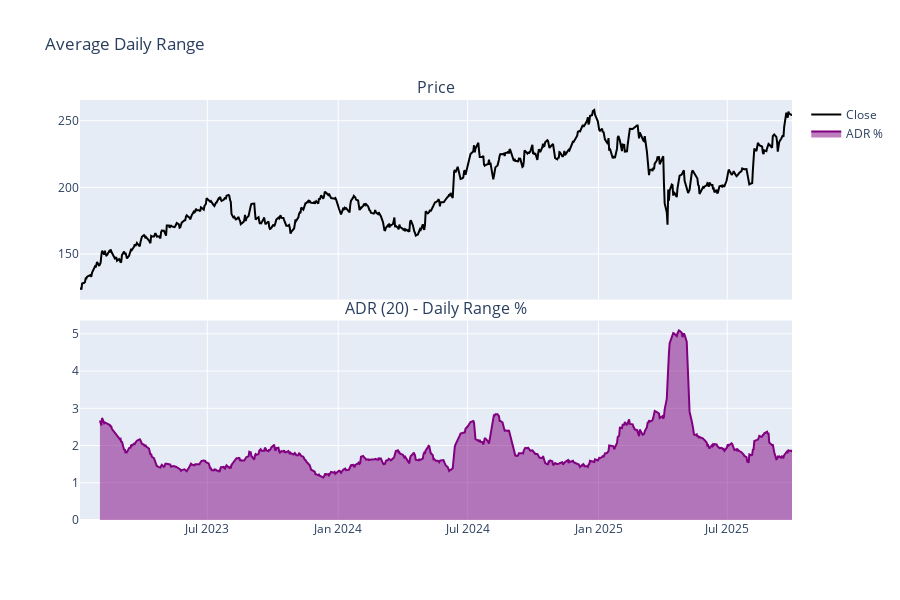

Here is the notebook cell this chart was saved with:
### Markdown cell above
## 3. ADR - Average Daily Range

Average daily range as percentage: ADR = 100 × (SMA(high/low) - 1). Measures typical daily volatility in percentage terms.

### Code cell
df["adr"] = calculate_adr(df, length=20)

fig = make_subplots(
    rows=2, cols=1, shared_xaxes=True, vertical_spacing=0.05, subplot_titles=("Price", "ADR (20) - Daily Range %")
)

fig.add_trace(go.Scatter(x=df["date"], y=df["close"], name="Close", line={"color": "black"}), row=1, col=1)

fig.add_trace(
    go.Scatter(x=df["date"], y=df["adr"], name="ADR %", fill="tozeroy", line={"color": "purple"}), row=2, col=1
)

fig.update_layout(height=600, title_text="Average Daily Range")
fig.show()

print(f"ADR mean: {df['adr'].mean():.2f}%")
print(f"ADR range: {df['adr'].min():.2f}% to {df['adr'].max():.2f}%")

### Figure 1 — Plotly figure (JSON) as saved in the notebook; plotly's stock layout.template omitted (floating-point values rounded to 4 significant figures; data arrays with more than 128 entries replaced by an {"elided": "..."} marker saying what was removed)
{"data": [{"line": {"color": "black"}, "name": "Close", "type": "scatter", "x": {"elided": "688 str values"}, "xaxis": "x", "y": {"elided": "688 float values"}, "yaxis": "y"}, {"fill": "tozeroy", "line": {"color": "purple"}, "name": "ADR %", "type": "scatter", "x": {"elided": "688 str values"}, "xaxis": "x2", "y": {"elided": "688 float values"}, "yaxis": "y2"}], "layout": {"annotations": [{"font": {"size": 16}, "showarrow": false, "text": "Price", "x": 0.5, "xanchor": "center", "xref": "paper", "y": 1, "yanchor": "bottom", "yref": "paper"}, {"font": {"size": 16}, "showarrow": false, "text": "ADR (20) - Daily Range %", "x": 0.5, "xanchor": "center", "xref": "paper", "y": 0.475, "yanchor": "bottom", "yref": "paper"}], "height": 600, "title": {"text": "Average Daily Range"}, "xaxis": {"anchor": "y", "domain": [0, 1], "matches": "x2", "showticklabels": false}, "xaxis2": {"anchor": "y2", "domain": [0, 1]}, "yaxis": {"anchor": "x", "domain": [0.525, 1]}, "yaxis2": {"anchor": "x2", "domain": [0, 0.475]}}}
